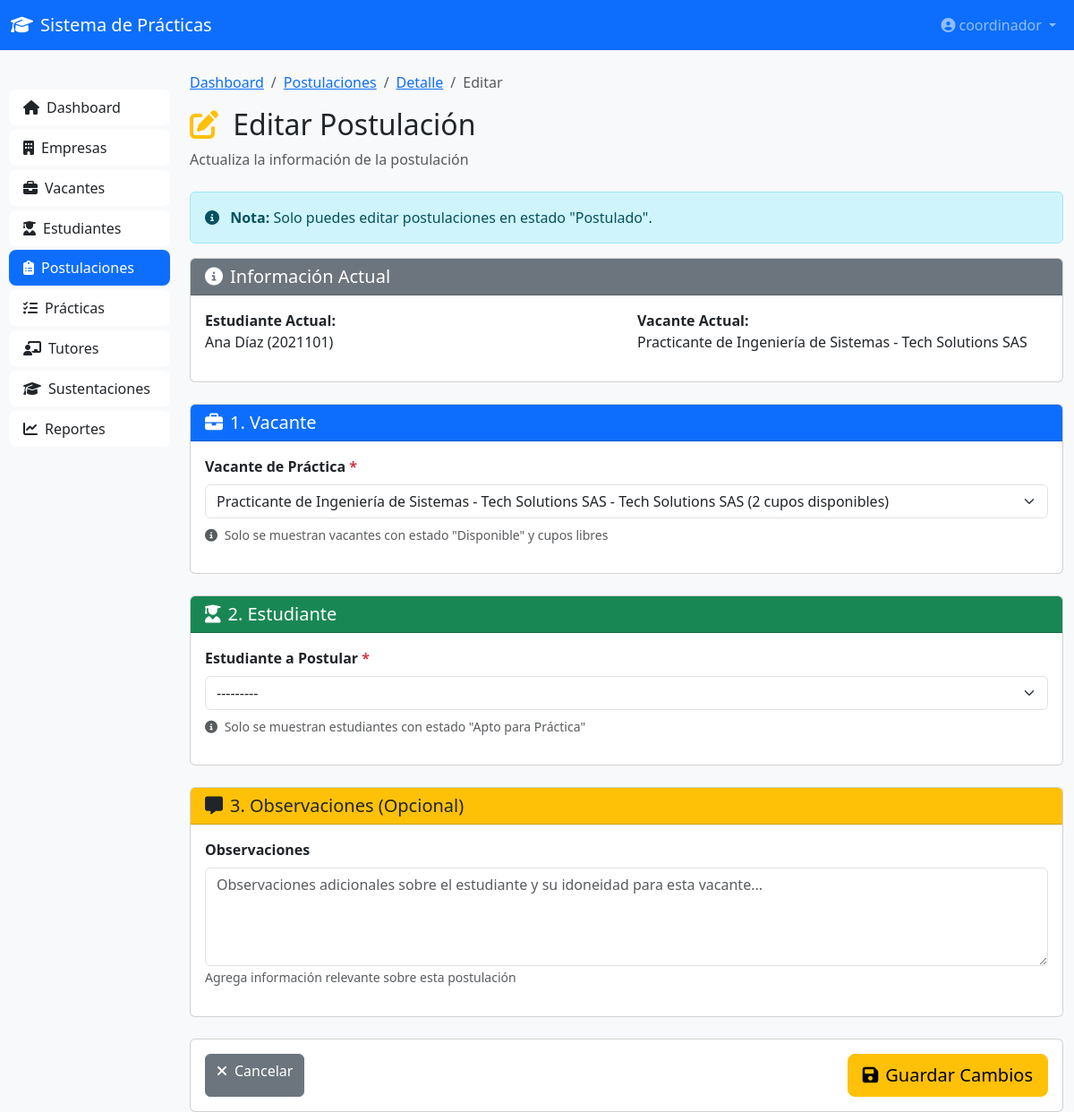
/postulaciones/1/editar/ (signed in), run on the app's committed database.
### coordinacion/models.py (models this page shows, shortened)
class Postulacion(models.Model):
    ESTADO_CHOICES = [
        ('POSTULADO', 'Postulado'),
        ('SELECCIONADO', 'Seleccionado por Empresa'),
        ('RECHAZADO', 'Rechazado'),
        ('VINCULADO', 'Vinculado'),
    ]
    vacante = models.ForeignKey(Vacante, on_delete=models.CASCADE, related_name='postulaciones')
    estudiante = models.ForeignKey(Estudiante, on_delete=models.CASCADE, related_name='postulaciones')
    postulado_por = models.ForeignKey(Coordinador, on_delete=models.CASCADE, related_name='postulaciones_realizadas')
    estado = models.CharField(max_length=20, choices=ESTADO_CHOICES, default='POSTULADO')
    fecha_postulacion = models.DateTimeField(auto_now_add=True)
    fecha_respuesta = models.DateTimeField(blank=True, null=True)
    observaciones = models.TextField(blank=True, null=True)
    class Meta:
        verbose_name = 'Postulación'
        verbose_name_plural = 'Postulaciones'
        ordering = ['-fecha_postulacion']
        unique_together = ['vacante', 'estudiante']

class Estudiante(models.Model):
    ESTADO_CHOICES = [
        ('APTO', 'Apto para Práctica'),
        ('EN_PRACTICA', 'En Práctica'),
        ('FINALIZADO', 'Práctica Finalizada'),
        ('NO_APTO', 'No Apto'),
    ]
    user = models.OneToOneField(User, on_delete=models.CASCADE, related_name='estudiante')
    codigo = models.CharField(max_length=20, unique=True)
    nombre_completo = models.CharField(max_length=200)
    email = models.EmailField()
    telefono = models.CharField(max_length=20)
    programa_academico = models.CharField(max_length=200)
    semestre = models.IntegerField()
    hoja_vida = models.FileField(
        upload_to='estudiantes/hojas_vida/',
        validators=[FileExtensionValidator(['pdf'])],
        blank=True,
        null=True
    )
    estado = models.CharField(max_length=20, choices=ESTADO_CHOICES, default='APTO')
    promedio_academico = models.DecimalField(max_digits=3, decimal_places=2, blank=True, null=True)
    fecha_registro = models.DateTimeField(auto_now_add=True)
    class Meta:
        verbose_name = 'Estudiante'
        verbose_name_plural = 'Estudiantes'
        ordering = ['nombre_completo']

class Vacante(models.Model):
    ESTADO_CHOICES = [
        ('DISPONIBLE', 'Disponible'),
        ('OCUPADA', 'Ocupada'),
        ('CERRADA', 'Cerrada'),
    ]
    empresa = models.ForeignKey(Empresa, on_delete=models.CASCADE, related_name='vacantes')
    titulo = models.CharField(max_length=300)
    area_practica = models.CharField(max_length=200, help_text='Área propuesta por la empresa')
    descripcion = models.TextField()
    cantidad_cupos = models.IntegerField(default=1)
    cupos_ocupados = models.IntegerField(default=0)
    programa_academico = models.CharField(max_length=200)
    semestre_minimo = models.IntegerField()
    habilidades_requeridas = models.TextField(blank=True, null=True)
    horario = models.CharField(max_length=200)
    duracion_meses = models.IntegerField(default=6)
    estado = models.CharField(max_length=20, choices=ESTADO_CHOICES, default='DISPONIBLE')
    creada_por = models.ForeignKey(Coordinador, on_delete=models.CASCADE, related_name='vacantes_creadas')
    fecha_creacion = models.DateTimeField(auto_now_add=True)
    fecha_publicacion = models.DateTimeField(blank=True, null=True)
    fecha_cierre = models.DateTimeField(blank=True, null=True)
    class Meta:
        verbose_name = 'Vacante de Práctica'
        verbose_name_plural = 'Vacantes de Práctica'
        ordering = ['-fecha_creacion']

### coordinacion/views.py (the view)
# urls.py: path('postulaciones/<int:postulacion_id>/editar/', views.postulacion_editar, name='postulacion_editar'),
@coordinator_required
def postulacion_editar(request, postulacion_id):
    postulacion = get_object_or_404(Postulacion, id=postulacion_id)
    if postulacion.estado != 'POSTULADO':
        messages.warning(
            request,
            f'No se puede editar una postulación en estado "{postulacion.get_estado_display()}"'
        )
        return redirect('coordinacion:postulacion_detalle', postulacion_id=postulacion.id)
    if request.method == 'POST':
        form = PostulacionForm(request.POST, instance=postulacion)
        if form.is_valid():
            form.save()
            messages.success(request, '✅ Postulación actualizada exitosamente')
            return redirect('coordinacion:postulacion_detalle', postulacion_id=postulacion.id)
        else:
            for field, errors in form.errors.items():
                for error in errors:
                    messages.error(request, f'❌ {error}')
    else:
        form = PostulacionForm(instance=postulacion)
    context = {
        'form': form,
        'postulacion': postulacion,
    }
    return render(request, 'coordinacion/postulaciones/editar.html', context)

### coordinacion/forms.py (called while the page is built)
    def _vacante_label(self, obj):
        cupos_disponibles = obj.cantidad_cupos - obj.cupos_ocupados
        return f"{obj.titulo} - {obj.empresa.razon_social} ({cupos_disponibles} cupos disponibles)"

    def _estudiante_label(self, obj):
        return f"{obj.codigo} - {obj.nombre_completo} ({obj.programa_academico} - {obj.semestre}° sem)"

### coordinacion/views.py (called while the page is built)
def coordinator_required(view_func):
    @wraps(view_func)
    def _wrapped_view(request, *args, **kwargs):
        if not request.user.is_authenticated:
            return redirect('coordinacion:login')
        if not hasattr(request.user, 'coordinador'):
            messages.error(request, 'Acceso denegado: se requiere rol Coordinador')
            return HttpResponseForbidden('Acceso denegado')
        return view_func(request, *args, **kwargs)
    return _wrapped_view

### coordinacion/templates/coordinacion/postulaciones/editar.html (shortened to what this page needs)
{% extends 'coordinacion/base.html' %}
{% load static %}
{% block content %}
<nav class="navbar navbar-expand-lg navbar-dark bg-primary">
    <div class="container-fluid">
        <a class="navbar-brand" href="{% url 'coordinacion:dashboard' %}">
            <i class="fas fa-graduation-cap me-2"></i>Sistema de Prácticas
        </a>
        <div class="collapse navbar-collapse">
            <ul class="navbar-nav ms-auto">
                <li class="nav-item dropdown">
                    <a class="nav-link dropdown-toggle" href="#" role="button" data-bs-toggle="dropdown">
                        <i class="fas fa-user-circle me-1"></i>{{ request.user.username }}
                    </a>
                </li>
            </ul>
        </div>
    </div>
</nav>
<div class="container-fluid mt-4">
    <div class="row">
        <div class="col-md-3 col-lg-2 sidebar">
            <div class="list-group">
                <a href="{% url 'coordinacion:dashboard' %}" class="list-group-item list-group-item-action">
                    <i class="fas fa-home me-2"></i>Dashboard
                </a>
                <a href="{% url 'coordinacion:empresas_lista' %}" class="list-group-item list-group-item-action">
                    <i class="fas fa-building me-2"></i>Empresas
                </a>
                <a href="{% url 'coordinacion:vacantes_lista' %}" class="list-group-item list-group-item-action">
                    <i class="fas fa-briefcase me-2"></i>Vacantes
                </a>
                <a href="{% url 'coordinacion:estudiantes_lista' %}" class="list-group-item list-group-item-action">
                    <i class="fas fa-user-graduate me-2"></i>Estudiantes
                </a>
                <a href="{% url 'coordinacion:postulaciones_lista' %}" class="list-group-item list-group-item-action active">
                    <i class="fas fa-clipboard-list me-2"></i>Postulaciones
                </a>
                <a href="{% url 'coordinacion:practicas_lista' %}" class="list-group-item list-group-item-action">
                    <i class="fas fa-tasks me-2"></i>Prácticas
                </a>
                <a href="{% url 'coordinacion:tutores_lista' %}" class="list-group-item list-group-item-action">
                    <i class="fas fa-chalkboard-teacher me-2"></i>Tutores
                </a>
                <a href="{% url 'coordinacion:sustentaciones_lista' %}" class="list-group-item list-group-item-action">
                    <i class="fas fa-graduation-cap me-2"></i>Sustentaciones
                </a>
                <a href="{% url 'coordinacion:reportes_dashboard' %}" class="list-group-item list-group-item-action">
                    <i class="fas fa-chart-line me-2"></i>Reportes
                </a>
            </div>
        </div>
        <div class="col-md-9 col-lg-10">
            <nav aria-label="breadcrumb">
                <ol class="breadcrumb">
                    <li class="breadcrumb-item"><a href="{% url 'coordinacion:dashboard' %}">Dashboard</a></li>
                    <li class="breadcrumb-item"><a href="{% url 'coordinacion:postulaciones_lista' %}">Postulaciones</a></li>
                    <li class="breadcrumb-item"><a href="{% url 'coordinacion:postulacion_detalle' postulacion.id %}">Detalle</a></li>
                    <li class="breadcrumb-item active">Editar</li>
                </ol>
            </nav>
            <div class="mb-4">
                <h2>
                    <i class="fas fa-edit me-2 text-warning"></i>
                    Editar Postulación
                </h2>
                <p class="text-muted">Actualiza la información de la postulación</p>
            </div>
            <div class="alert alert-info">
                <i class="fas fa-info-circle me-2"></i>
                <strong>Nota:</strong> Solo puedes editar postulaciones en estado "Postulado".
            </div>
            <form method="POST" id="editarForm">
                <div class="row g-4">
                    <div class="col-12">
                        <div class="card">
                            <div class="card-header bg-secondary text-white">
                                <h5 class="mb-0">
                                    <i class="fas fa-info-circle me-2"></i>Información Actual
                                </h5>
                            </div>
                            <div class="card-body">
                                <div class="row">
                                    <div class="col-md-6">
                                        <p><strong>Estudiante Actual:</strong><br>{{ postulacion.estudiante.nombre_completo }} ({{ postulacion.estudiante.codigo }})</p>
                                    </div>
                                    <div class="col-md-6">
                                        <p><strong>Vacante Actual:</strong><br>{{ postulacion.vacante.titulo }}</p>
                                    </div>
                                </div>
                            </div>
                        </div>
                    </div>
                    <div class="col-12">
                        <div class="card">
                            <div class="card-header bg-primary text-white">
                                <h5 class="mb-0">
                                    <i class="fas fa-briefcase me-2"></i>1. Vacante
                                </h5>
                            </div>
                            <div class="card-body">
                                <div class="mb-3">
                                    <label for="{{ form.vacante.id_for_label }}" class="form-label fw-bold">
                                        {{ form.vacante.label }} <span class="text-danger">*</span>
                                    </label>
                                    {{ form.vacante }}
                                    <small class="text-muted d-block mt-2">
                                        <i class="fas fa-info-circle me-1"></i>
                                        Solo se muestran vacantes con estado "Disponible" y cupos libres
                                    </small>
                                </div>
                            </div>
                        </div>
                    </div>
                    <div class="col-12">
                        <div class="card">
                            <div class="card-header bg-success text-white">
                                <h5 class="mb-0">
                                    <i class="fas fa-user-graduate me-2"></i>2. Estudiante
                                </h5>
                            </div>
                            <div class="card-body">
                                <div class="mb-3">
                                    <label for="{{ form.estudiante.id_for_label }}" class="form-label fw-bold">
                                        {{ form.estudiante.label }} <span class="text-danger">*</span>
                                    </label>
                                    {{ form.estudiante }}
                                    <small class="text-muted d-block mt-2">
                                        <i class="fas fa-info-circle me-1"></i>
                                        Solo se muestran estudiantes con estado "Apto para Práctica"
                                    </small>
                                </div>
                            </div>
                        </div>
                    </div>
                    <div class="col-12">
                        <div class="card">
                            <div class="card-header bg-warning text-dark">
                                <h5 class="mb-0">
                                    <i class="fas fa-comment-alt me-2"></i>3. Observaciones (Opcional)
                                </h5>
                            </div>
                            <div class="card-body">
                                <div class="mb-3">
                                    <label for="{{ form.observaciones.id_for_label }}" class="form-label fw-bold">
                                        {{ form.observaciones.label }}
                                    </label>
                                    {{ form.observaciones }}
                                    <small class="text-muted">
                                        Agrega información relevante sobre esta postulación
                                    </small>
                                </div>
                            </div>
                        </div>
                    </div>
                    <div class="col-12">
                        <div class="card">
                            <div class="card-body">
                                <div class="d-flex justify-content-between">
                                    <a href="{% url 'coordinacion:postulacion_detalle' postulacion.id %}" class="btn btn-secondary">
                                        <i class="fas fa-times me-2"></i>Cancelar
                                    </a>
                                    <button type="submit" class="btn btn-warning btn-lg">
                                        <i class="fas fa-save me-2"></i>Guardar Cambios
                                    </button>
                                </div>
                            </div>
                        </div>
                    </div>
                </div>
            </form>
        </div>
    </div>
</div>
{% endblock %}

### coordinacion/static/coordinacion/css/style.css (style rules this page uses)
:root { --primary-color: #0d6efd; --secondary-color: #6c757d; --success-color: #198754; --danger-color: #dc3545; --warning-color: #ffc107; --info-color: #0dcaf0; }
body { font-family: 'Segoe UI', Tahoma, Geneva, Verdana, sans-serif; background-color: #f8f9fa; }
.sidebar { background-color: #f8f9fa; min-height: calc(100vh - 56px); padding: 20px 10px; }
.sidebar .list-group-item { border: none; border-radius: 8px; margin-bottom: 5px; }
.sidebar .list-group-item.active { background-color: var(--primary-color); color: white; }

### data on the page
Postulacion: estudiante.nombre_completo "Ana Díaz", estudiante.codigo "2021101", vacante.titulo "Practicante de Ingeniería de Sistemas - Tech Solutions SAS", vacante "Practicante de Ingeniería de Sistemas - Tech Solutions SAS - Tech Solutions SAS (2 cupos disponibles)", estudiante "---------"

### other printed values
{{ request.user.username }} "coordinador"
